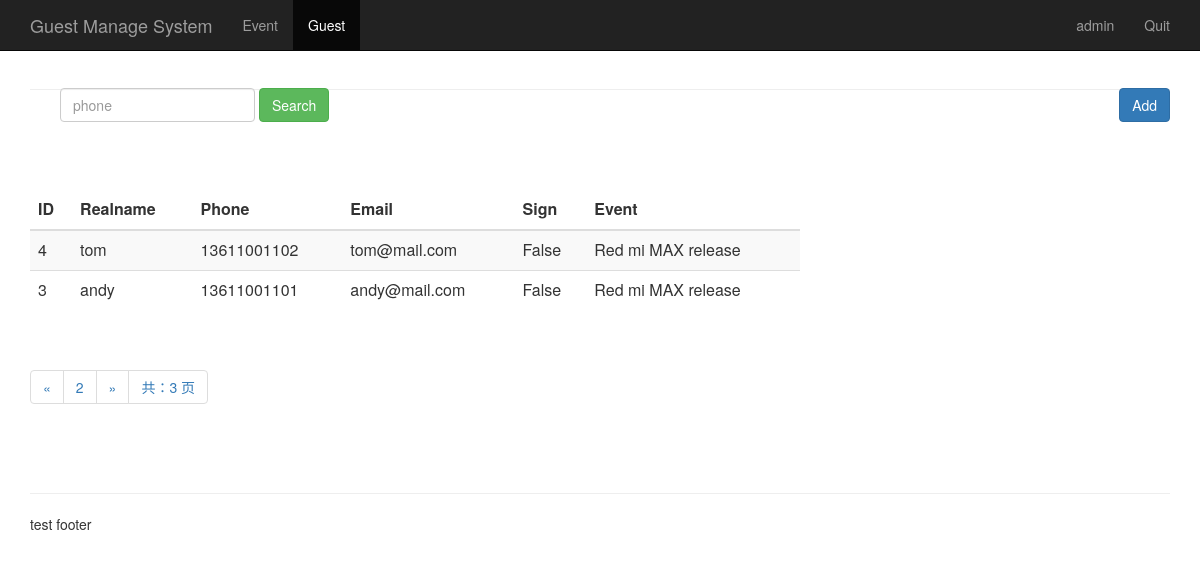
Before: /guest_manage/?page=2 (signed in) with the older database file.
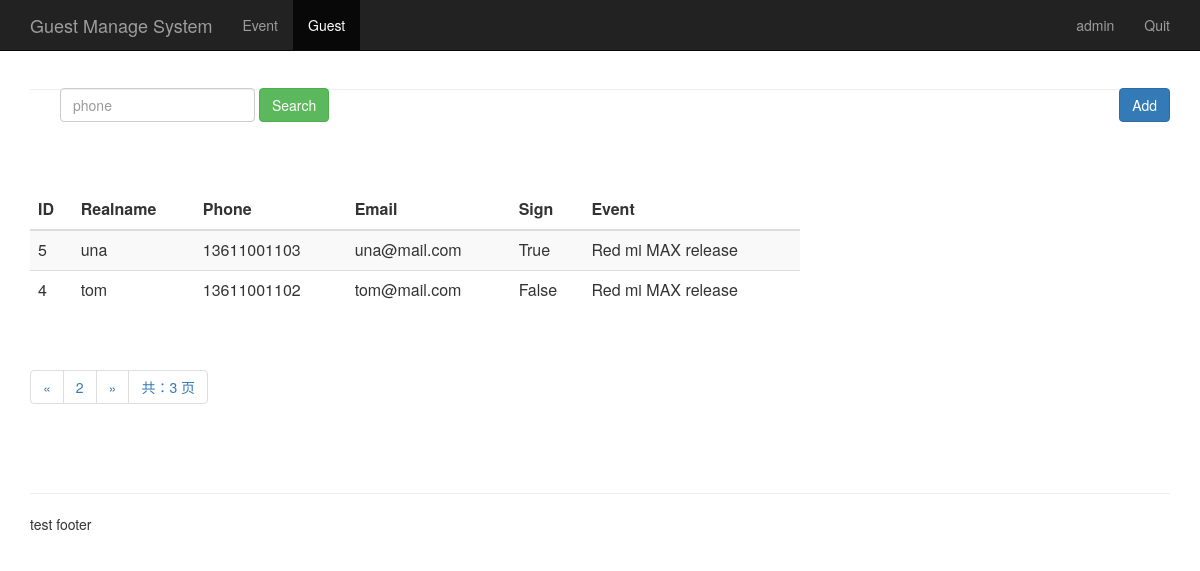
After: the same page with the newer database file.
### sign/models.py (models this page shows, shortened)
class Guest(models.Model):
    event = models.ForeignKey(Event,on_delete=models.CASCADE,)
    realname = models.CharField(max_length=64)
    phone = models.CharField(max_length=16)
    email = models.EmailField()
    sign = models.BooleanField()
    create_time = models.DateTimeField(auto_now=True)
    class Meta:
        unique_together = ("event", "phone")
        ordering = ['-id']

class Event(models.Model):
    name = models.CharField(max_length=100)
    limit = models.IntegerField()
    status = models.BooleanField()
    address = models.CharField(max_length=200)
    start_time = models.DateTimeField('events time')
    create_time = models.DateTimeField(auto_now = True)
    def __str__(self):
        return self.name

### sign/views.py (the view)
# urls.py: path('guest_manage/', views.guest_manage),
@login_required
def guest_manage(request):
    username = request.session.get('user', '')
    guest_list = Guest.objects.all()
    paginator = Paginator(guest_list, 2)
    page = request.GET.get('page')
    try:
        contacts = paginator.page(page)
    except PageNotAnInteger:
        contacts = paginator.page(1)
    except EmptyPage:
        contacts = paginator.page(paginator.num_pages)
    return render(request, "guest_manage.html", {"user": username,
                                                 "guests": contacts})

### sign/templates/guest_manage.html (shortened to what this page needs)
{% extends "base.html" %}
{% block content %}
      <nav class="navbar navbar-inverse navbar-fixed-top">
        <div class="container">
          <div class="navbar-header">
            <a class="navbar-brand" href="/guest_manage/">Guest Manage System</a>
          </div>
          <div id="navbar" class="collapse navbar-collapse">
            <ul class="nav navbar-nav">
              <li><a href="/event_manage/">Event</a></li>
              <li class="active"><a href="#about">Guest</a></li>
            </ul>
            <ul class="nav navbar-nav navbar-right">
             <li><a href="#">{{user}}</a></li>
             <li><a href="/logout/">Quit</a></li>
           </ul>
          </div>
        </div>
      </nav>
      <div class="container theme-showcase" role="main">
        <div class="page-header" style="margin-top: 80px;">
          <div id="navbar" class="navbar-collapse collapse" style="float:left;">
            <form class="navbar-form" method="get" action="/search_phone/">
              <div class="form-group">
                <input name="phone" type="text" placeholder="phone" class="form-control">
              </div>
              <button type="submit" class="btn btn-success">Search</button>
            </form>
          </div>
          <div style="float:right;">
            <button type="submit" class="btn btn-primary" onclick="window.location.href='/add_guest/'" style="margin-top: 8px;">Add</button>
          </div>
        </div>
        <div class="row" style="padding-top: 80px">
          <div class="col-md-6" style="width: 800px;">
            <table class="table table-striped">
              <thead>
                <tr>
                  <th>ID</th>
                  <th>Realname</th>
                  <th>Phone</th>
                  <th>Email</th>
                  <th>Sign</th>
                  <th>Event</th>
                </tr>
              </thead>
              <tbody>
                {% for guest in guests %}
                  <tr>
                    <td>{{ guest.id }}</td>
                    <td>{{ guest.realname }}</td>
                    <td>{{ guest.phone }}</td>
                    <td>{{ guest.email }}</td>
                    <td>{{ guest.sign }}</td>
                    <td>{{ guest.event }}</td>
                  </tr>
               {% endfor %}
              </tbody>
            </table>
          </div>
        </div>
      <div class="pagination">
        <span class="step-links">
          <ul class="pagination">
            {% if guests.has_previous %}
              <li><a href="?phone={{ phone }}&page={{ guests.previous_page_number }}">&laquo;</a></li>
            {% endif %}
             <li><a href="#">{{ guests.number }}</a></li>
            {% if guests.has_next %}
              {% if phone %}
                <li><a href="?phone={{ phone }}&page={{ guests.next_page_number }}">&raquo;</a></li>
              {% else %}
               <li><a href="?page={{ guests.next_page_number }}">&raquo;</a></li>
              {% endif %}
            {% endif %}
            <li><a href="#">共：{{ guests.paginator.num_pages }} 页</a></li>
          </ul>
        </span>
      </div>
      </div>
{% endblock %}

Changed rows visible on the page:
no longer on this page (row edited): Guest: id "3", realname "andy", phone "13611001101", email "andy@mail.com", sign "False", event "Red mi MAX release"
now on this page (row edited): Guest: id "5", realname "una", phone "13611001103", email "una@mail.com", sign "True", event "Red mi MAX release"
